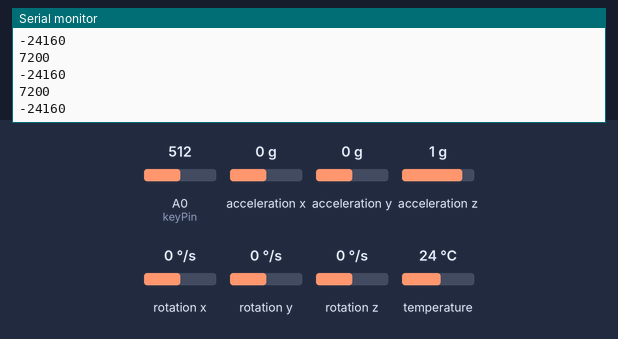
This sketch was run on a simulated Arduino Leonardo, built with avr-gcc and run on an emulated ATmega32U4. Parts: the last lines printed to the serial monitor. The test bench sets the inputs (shaded band); at power-on: acceleration x 0 g, A0 (keyPin) = 512, acceleration y 0 g, acceleration z 1 g, rotation x 0 °/s, rotation y 0 °/s, rotation z 0 °/s, temperature 24 °C.

Above: at 1.3 s.
1.4 s: acceleration x set to -1.4 g
At 2.28 s:
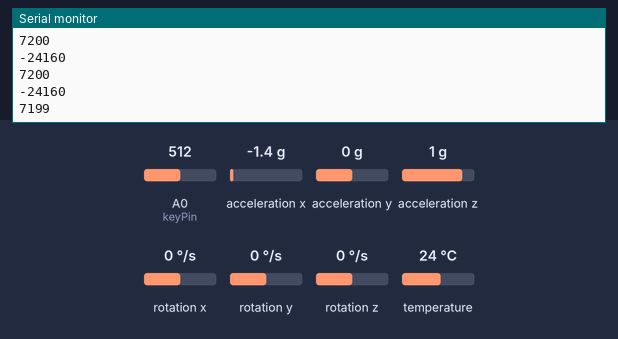
2.9 s: A0 (keyPin) set to 1010
At 3.18 s:
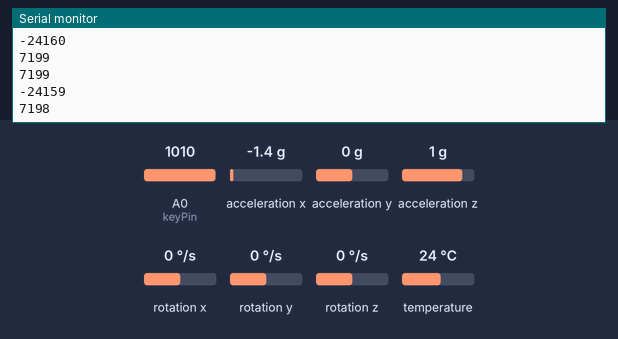
4.4 s: acceleration y set to -1.4 g
At 4.44 s:
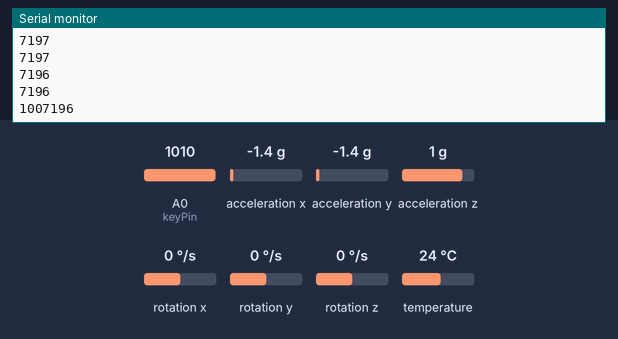
5.9 s: acceleration y set to 0 g
At 6.23 s:
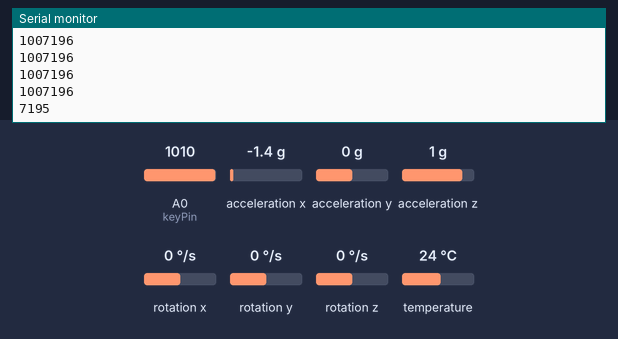
7.4 s: A0 (keyPin) set to 992
At 7.74 s:
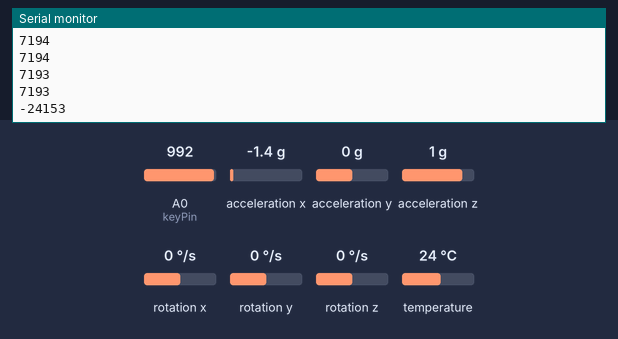
Timing chart, 0 to 9.9 s (numbered marks = the images above; inputs shaded):
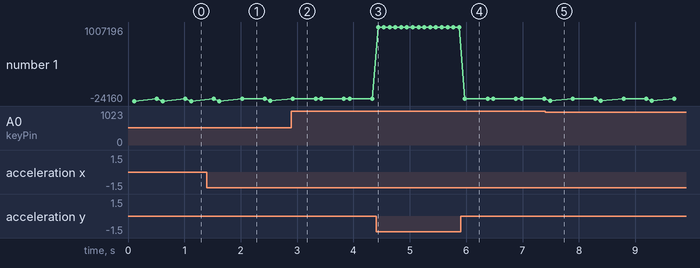

The sketch:

main_arduino.ino
```cpp
#include <Adafruit_MPU6050.h>
#include <Adafruit_Sensor.h>
#include <Wire.h>
int contor = 7200;
Adafruit_MPU6050 mpu;

const int keyPin = A0;

const int soundSensorPin = A0;  // Sound sensor analog pin
const int snapThreshold = 600;  // Adjust this threshold based on your environment

void setup(void) {
  Serial.begin(9600);
  while (!Serial)
    delay(10);  // will pause Zero, Leonardo, etc until serial console opens

  // Serial.println("Adafruit MPU6050 test!");

  // Try to initialize!
  if (!mpu.begin()) {
    // Serial.println("Failed to find MPU6050 chip");
    while (1) {
      delay(10);
    }
  }
  delay(100);
}

void loop() {
  /* Get new sensor events with the readings */
  sensors_event_t a, g, temp;
  mpu.getEvent(&a, &g, &temp);

  /* Print out the values */
  // Serial.print("Acceleration X: ");
  // Serial.print(a.acceleration.x);
  // Serial.print(", Y: ");
  // Serial.print(a.acceleration.y);
  // Serial.print(", Z: ");
  // Serial.print(a.acceleration.z);
  // Serial.println(" m/s^2");

  // Serial.print("Rotation X: ");
  // Serial.print(g.gyro.x);
  // Serial.print(", Y: ");
  // Serial.print(g.gyro.y);
  // Serial.print(", Z: ");
  // Serial.print(g.gyro.z);
  // Serial.println(" rad/s");

  if (a.acceleration.y < -7.0) {
    Serial.println(contor + 1000000);
  } else {
    int keyState = analogRead(keyPin);
    if (keyState < 1000 && a.acceleration.y < 3) {
      contor = -1000000 - contor;
      Serial.println(contor);
      delay(400);
      contor *= -1;
      contor = contor - 1000000;
    }
    if (contor > 1000000) {
      contor = contor - 1000000;
    }
    if (a.acceleration.x > 8.0) {
      contor++;
      Serial.println(contor);
      delay(400);
    }
    if (a.acceleration.x < -8.0) {
      contor--;
      Serial.println(contor);
      delay(400);
    }
    Serial.println(contor);
  }
  delay(100);  //Default 100
}
```

Measured:
- after the input at 1.4 s, the serial monitor: prints a new line after 0.62 s (image 1)
- after the input at 4.4 s, the serial monitor: prints a new line at once (image 3)
- after the input at 5.9 s, the serial monitor: prints a new line after 0.08 s (image 4)
- after the input at 7.4 s, the serial monitor: prints a new line after 0.09 s (image 5)
- plotted number 1: -24160 → -24159 after the input at 1.4 s, -24159 → 7196 after the input at 2.9 s, 7196 → 1007196 after the input at 4.4 s, 1007196 → 7193 after the input at 5.9 s
